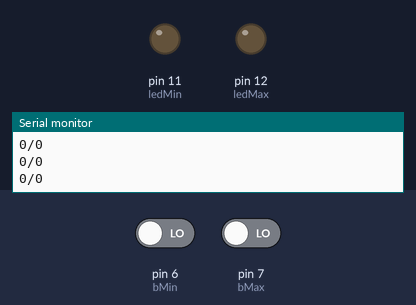
The sketch below on a simulated Arduino Uno, built with avr-gcc and run on an emulated ATmega328P. Parts: output pins drawn as LEDs (lit = HIGH), the last lines printed to the serial monitor. The inputs (shaded band) are chosen by the test bench; at power-on: pin 6 (bMin) LOW, pin 7 (bMax) LOW.

Above: at 1.2 s.
1.3 s: pin 6 (bMin) driven HIGH
At 1.8 s:
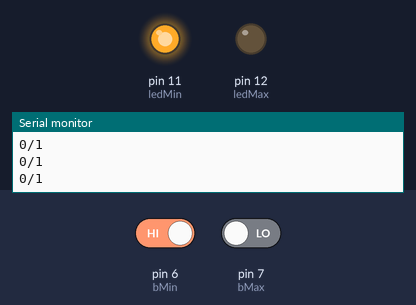
2.8 s: pin 7 (bMax) driven HIGH
At 3.1 s:
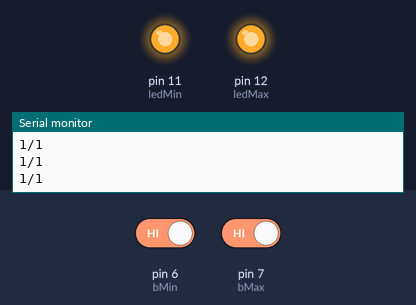
4.3 s: pin 6 (bMin) driven LOW
At 5.3 s:
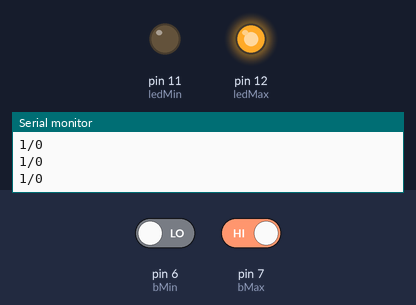
5.8 s: pin 7 (bMax) driven LOW
At 6.6 s:
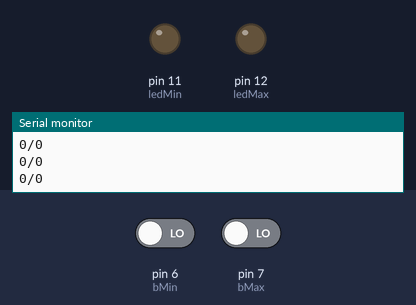
Timing chart, 0 to 8.3 s (numbered marks = the images above; inputs shaded):
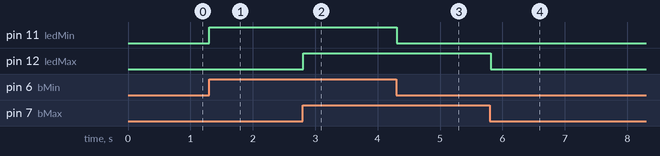

The sketch:

testecabo60m.ino
```cpp
int bMax = 7;
int bMin = 6;
int ledMax = 12;
int ledMin = 11;

void setup() {

  pinMode(bMax,INPUT);
  pinMode(bMin,INPUT);
  pinMode(ledMax,OUTPUT);
  pinMode(ledMin,OUTPUT);
  Serial.begin(9600);
}

int resultMAX = 0;
int resultMIN = 0;

void loop() {

  resultMAX = digitalRead(bMax);
  resultMIN = digitalRead(bMin);

  Serial.print(resultMAX);
  Serial.print("/");
  Serial.println(resultMIN);

  if(resultMAX == HIGH){
    digitalWrite(ledMax, HIGH);
  }else{
    digitalWrite(ledMax, LOW);
  }
  if(resultMIN == HIGH){
    digitalWrite(ledMin, HIGH);
  }else{
    digitalWrite(ledMin, LOW);
  }
}
```

Measured:
- after the input at 1.3 s, pin 11 (ledMin): LOW → HIGH at once
- after the input at 2.8 s, pin 12 (ledMax): LOW → HIGH at once
- after the input at 4.3 s, pin 11 (ledMin): HIGH → LOW at once
- after the input at 5.8 s, pin 12 (ledMax): HIGH → LOW at once
